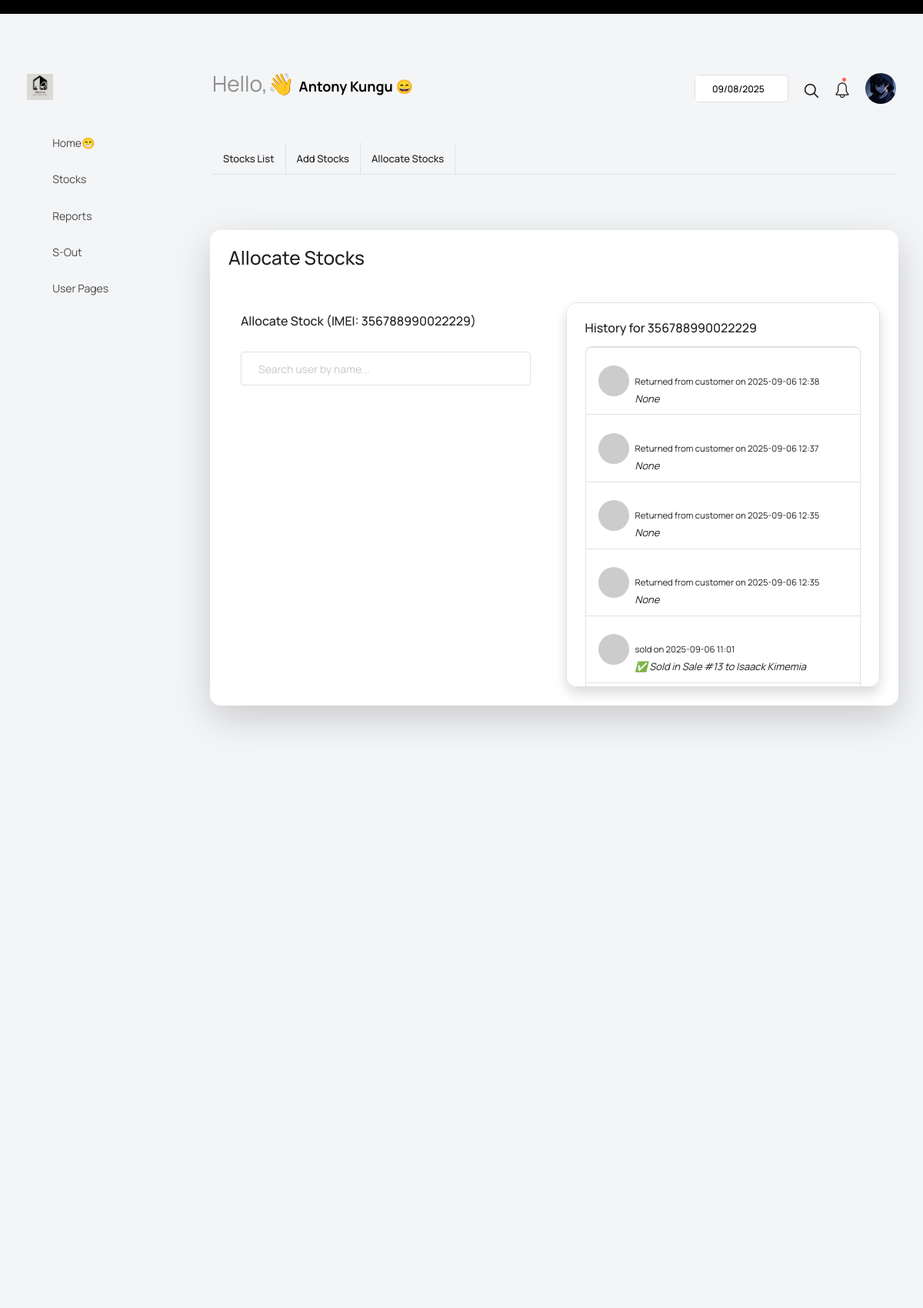
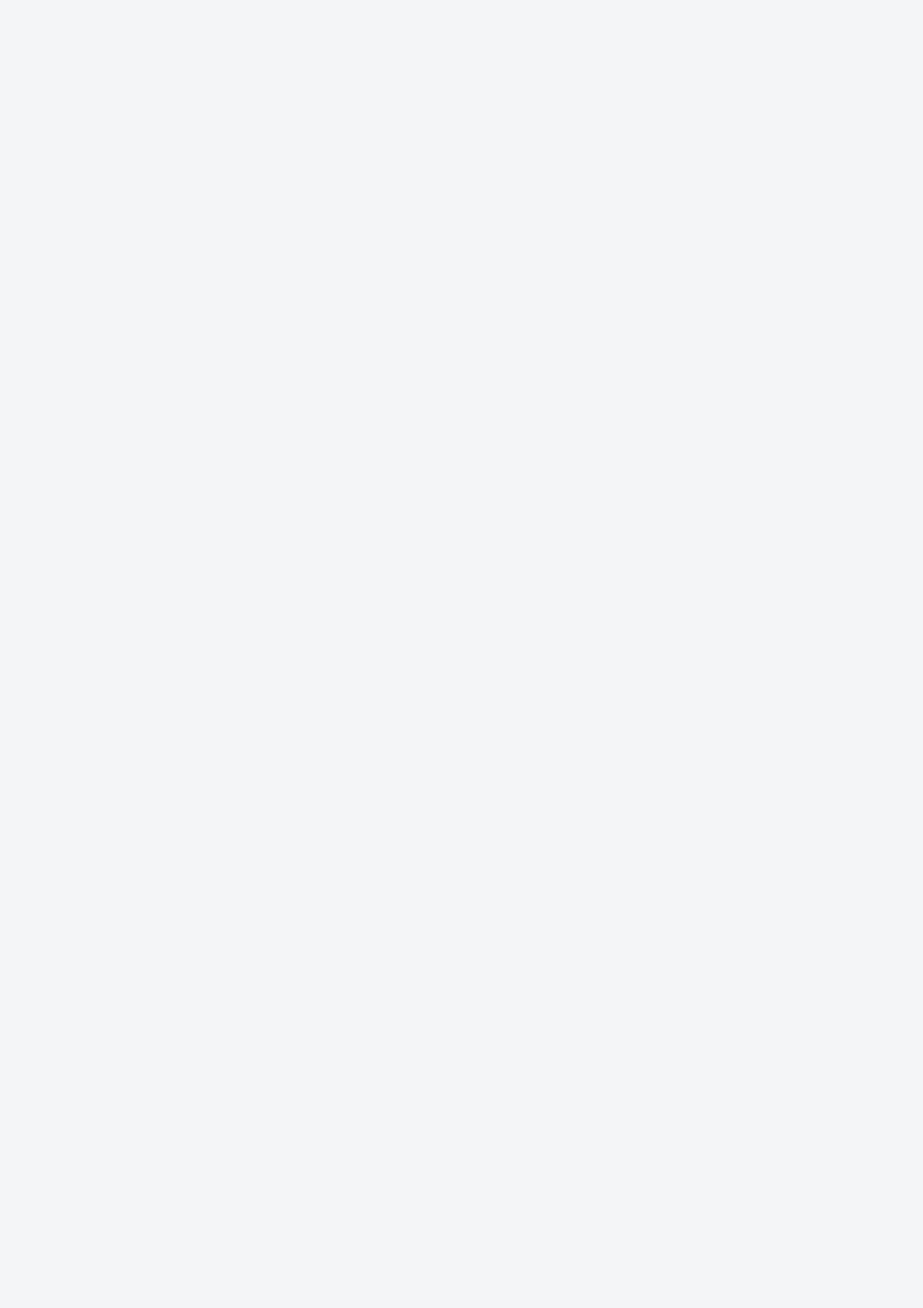
Screenshot of /allocate-stock/356788990022229/ (signed in, upper part) with the database file from the repository (2 pictures, top to bottom).
### manage_users/models.py (models this page shows, shortened)
class CustomUser(AbstractUser):
    ROLE_CHOICES = (
        ("manager", "Manager"),
        ("admin", "Admin"),
        ("sales", "sales"),
    )
    role = models.CharField(max_length=20, choices=ROLE_CHOICES, default="sales")
    is_activated = models.BooleanField(default=False)
    date_of_registration = models.DateTimeField(default=timezone.now)  # ✅ auto timestamp
    groups = models.ManyToManyField(
        Group,
        related_name="customuser_set",
        blank=True,
        help_text="The groups this user belongs to.",
    )
    user_permissions = models.ManyToManyField(
        Permission,
        related_name="customuser_set",
        blank=True,
        help_text="Specific permissions for this user.",
    )

class Profile(models.Model):
    GENDER_CHOICES = (
        ("male", "Male"),
        ("female", "Female"),
        ("---", "---"),
    )
    user = models.OneToOneField(settings.AUTH_USER_MODEL, on_delete=models.CASCADE, related_name="profile")
    full_name = models.CharField(max_length=200)
    phone_number = models.CharField(max_length=20, blank=True, null=True)
    date_of_birth = models.DateField(null=True, blank=True)
    national_id = models.CharField(max_length=50, unique=False, blank=True, null=True)
    date_of_joining = models.DateField(null=True, blank=True)
    gender = models.CharField(max_length=20, blank=True, null=True, choices=GENDER_CHOICES)
    region = models.CharField(max_length=100, blank=True, null=True)
    group = models.CharField(max_length=100, blank=True, null=True)
    id_document = models.FileField(upload_to="profile/ids/", blank=True, null=True)
    photo = models.ImageField(upload_to="profile/photos/", blank=True, null=True)

### sales_process/models.py (models this page shows, shortened)
class Stock(models.Model):
    STATUS_CHOICES = [
        ('in_stock', 'In Stock'),
        ('assigned', 'Assigned'),
        ('sold', 'Sold'),
        ('returned', 'Returned'),
    ]
    serial_number = models.CharField(max_length=100, unique=True)
    imei_number = models.CharField(max_length=100, unique=True, blank=True, null=True)
    product = models.ForeignKey(
        Product,
        on_delete=models.CASCADE,
        related_name="stocks"
    )
    stock_in_date = models.DateField(default=timezone.now)
    added_by = models.ForeignKey(
        settings.AUTH_USER_MODEL,
        on_delete=models.SET_NULL,
        null=True,
        related_name="stocks_added"
    )
    status = models.CharField(
        max_length=20,
        choices=STATUS_CHOICES,
        default='in_stock'
    )
    assigned_to = models.ForeignKey(
        settings.AUTH_USER_MODEL,
        on_delete=models.SET_NULL,
        null=True,
        blank=True,
        related_name="stocks_assigned"
    )
    allocated_by = models.ForeignKey(
        settings.AUTH_USER_MODEL,
        on_delete=models.SET_NULL,
        null=True,
        blank=True,
        related_name="stocks_allocated"
    )
    last_assigned_date = models.DateField(null=True, blank=True)
    date_since_stock_in = models.DateField(auto_now_add=True)

class StockHistory(models.Model):
    ACTION_CHOICES = [
        ('added', 'Added to stock'),
        ('assigned', 'Assigned to user'),
        ('returned', 'Returned to stock'),
        ('sold', 'Sold'),
        ('status_change', 'Status Change'),
    ]
    stock = models.ForeignKey(
        Stock,
        on_delete=models.CASCADE,
        related_name="history"
    )
    action = models.CharField(max_length=50, choices=ACTION_CHOICES)
    performed_by = models.ForeignKey(
        settings.AUTH_USER_MODEL,
        on_delete=models.SET_NULL,
        null=True,
        related_name="stock_history_actions"
    )
    transferred_from = models.ForeignKey(
        settings.AUTH_USER_MODEL, related_name="transferred_from_allocations",
        null=True, blank=True, on_delete=models.SET_NULL
    )
    transferred_to = models.ForeignKey(
        settings.AUTH_USER_MODEL, related_name="transferred_to_allocations",
        null=True, blank=True, on_delete=models.SET_NULL
    )
    performed_on = models.DateTimeField(auto_now_add=True)
    details = models.TextField(blank=True, null=True)

### sales_process/views.py (the view, shortened to what this page needs)
# urls.py: path('allocate-stock/<str:imei_number>/', allocate_stock, name='allocate-stock'),
@login_required
@csrf_exempt
@transaction.atomic
def allocate_stock(request, imei_number):
    stock = get_object_or_404(Stock, imei_number=imei_number)
    history = StockHistory.objects.filter(stock__imei_number=imei_number) \
                .select_related("stock__assigned_to__profile") \
                .order_by("-performed_on")
    users = User.objects.all()
    return render(request, "sales_process/allocate_stocks.html", {
        "stock": stock,
        "users": users,
        "history": history
    })

### sales_process/templates/sales_process/allocate_stocks.html (shortened to what this page needs)
{% extends 'configs/base.html' %}
{% load widget_tweaks %}
{% block mainContent %}
 <div class="content-wrapper">
            <div class="row">
              <div class="col-sm-12">
                <div class="home-tab">
                  <div class="d-sm-flex align-items-center justify-content-between border-bottom">
                    {% include 'sales_process/add_stocks_nav_links.html' %}
                  </div>
                  <div class="tab-content tab-content-basic">
                    <div class="tab-pane fade show active" id="create-user" role="tabpanel" aria-labelledby="overview">
                      <div class="row">
                           <div class="container mt-5">
  <div class="card shadow-lg p-4">
    <h3 class="mb-4">Allocate Stocks</h3>
<div class="row">
  <div class="col-md-6">
    <div class="card p-3">
      <h5 class="mb-3">Allocate Stock (IMEI: {{ stock.imei_number }})</h5>
       <div class="position-relative">
  <input type="text"
         class="form-control"
         placeholder="Search user by name..."
         hx-get="{% url 'search-users' stock.imei_number %}"
         hx-trigger="keyup changed delay:300ms"
         hx-target="#user-dropdown"
         hx-indicator=".htmx-indicator"
         name="query"
         >
</div>
    </div>
  </div>
  <div class="col-md-6">
    <div class="card p-3 border rounded-lg p-4 h-60 overflow-y-auto bg-white shadow" style="max-height: 500px;">
      <h5 class="mb-3">History for {{ stock.imei_number }}</h5>
      <ul class="list-group">
        {% for history in history %}
          <li class="list-group-item d-flex align-items-center">
            {% if history.transferred_to.profile.photo %}
              <img src="{{ history.transferred_to.profile.photo.url }}" class="rounded-circle me-2" width="40" height="40">
            {% else %}
              <img src="https://via.placeholder.com/40" class="rounded-circle me-2">
            {% endif %}
            <div>
              <strong>{{ history.transferred_to.profile.full_name }}</strong><br>
              <small>{{ history.action }} on {{ history.performed_on|date:"Y-m-d H:i" }}</small><br>
              <em>{{ history.details }}</em>
            </div>
          </li>
        {% empty %}
          <li class="list-group-item">No history found.</li>
        {% endfor %}
      </ul>
    </div>
  </div>
</div>
  </div>
</div>
                      </div>
                    </div>
                 </div>
                </div>
              </div>
            </div>
          </div>
{% endblock mainContent %}

### configs/templates/configs/base.html (shortened to what this page needs)
{% load static %}
<!DOCTYPE html>
<html lang="en">
  <head>
    <link rel="stylesheet" href="{% static 'assets/vendors/feather/feather.css' %}">
    <link rel="stylesheet" href="{% static 'assets/vendors/mdi/css/materialdesignicons.min.css' %}">
    <link rel="stylesheet" href="{% static 'assets/vendors/ti-icons/css/themify-icons.css' %}">
    <link rel="stylesheet" href="{% static 'assets/vendors/font-awesome/css/font-awesome.min.css' %}">
    <link rel="stylesheet" href="{% static 'assets/vendors/typicons/typicons.css' %}">
    <link rel="stylesheet" href="{% static 'assets/vendors/simple-line-icons/css/simple-line-icons.css' %}">
    <link rel="stylesheet" href="{% static 'assets/vendors/css/vendor.bundle.base.css' %}">
    <link rel="stylesheet" href="{% static 'assets/vendors/bootstrap-datepicker/bootstrap-datepicker.min.css' %}">
    <link rel="stylesheet" href="{% static 'assets/vendors/datatables.net-bs4/dataTables.bootstrap4.css' %}">
    <link rel="stylesheet" type="text/css" href="{% static 'assets/js/select.dataTables.min.css' %}">
    <link rel="stylesheet" href="{% static 'assets/css/style.css' %}">
  </head>
  <body class="htmx-transition with-welcome-text">
    <div class="container-scroller">
      <div class="row p-0 m-0 proBanner" id="proBanner">
        <div class="col-md-12 p-0 m-0">
          <div class="card-body card-body-padding px-3 d-flex align-items-center justify-content-between">
          </div>
        </div>
      </div>
      <nav class="navbar default-layout col-lg-12 col-12 p-0 fixed-top d-flex align-items-top flex-row">
        <div class="text-center navbar-brand-wrapper d-flex align-items-center justify-content-start">
          <div>
            <a class="navbar-brand brand-logo" href="index.html">
              <img src="{% static 'assets/images/logo.png' %}" alt="logo" />
            </a>
          </div>
        </div>
        <div class="navbar-menu-wrapper d-flex align-items-top">
          <ul class="navbar-nav">
            <li class="nav-item fw-semibold d-none d-lg-block ms-0">
              <h4 class="welcome-text">Hello,👋 <span class="text-black fw-bold" style="font-size: 18px">{{user.profile.full_name}} 😄</span></h4>
            </li>
          </ul>
          <ul class="navbar-nav ms-auto">
            <li class="nav-item d-none d-lg-block">
              <div id="datepicker-popup" class="input-group date datepicker navbar-date-picker">
                <input type="text" class="form-control">
              </div>
            </li>
            <li class="nav-item">
              <form class="search-form" action="#">
                <i class="icon-search"></i>
                <input type="search" class="form-control" placeholder="Search Here" title="Search here">
              </form>
            </li>
            <li class="nav-item dropdown">
              <a class="nav-link count-indicator" id="notificationDropdown" href="#" data-bs-toggle="dropdown">
                <i class="icon-bell"></i>
                <span class="count"></span>
              </a>
            </li>
            <li class="nav-item dropdown d-none d-lg-block user-dropdown">
              <a class="nav-link" id="UserDropdown" href="#" data-bs-toggle="dropdown" aria-expanded="false">
                <img class="img-xs rounded-circle" src="{{user.profile.photo.url}}" alt="Profile image" style="width: 40px; height: 40px"> </a>
            </li>
          </ul>
        </div>
      </nav>
      <div class="container-fluid page-body-wrapper">
        <nav class="sidebar sidebar-offcanvas" id="sidebar">
          <ul class="nav">
            <li class="nav-item" hx-boost="true">
              <a class="nav-link" href="{% url 'home' %}" hx-indicator="#newPageSpinner">
                <i class="mdi mdi-grid-large menu-icon"></i>
                <span class="menu-title">Home😁</span>
              </a>
            </li>
            <li class="nav-item">
              <a class="nav-link" data-bs-toggle="collapse" href="#form-elements" aria-expanded="false" aria-controls="form-elements">
                <i class="menu-icon mdi mdi-card-text-outline"></i>
                <span class="menu-title">Stocks</span>
                <i class="menu-arrow"></i>
              </a>
            </li>
            <li class="nav-item">
              <a class="nav-link" data-bs-toggle="collapse" href="#tables" aria-expanded="false" aria-controls="tables">
                <i class="menu-icon mdi mdi-table"></i>
                <span class="menu-title">Reports</span>
                <i class="menu-arrow"></i>
              </a>
            </li>
            <li class="nav-item">
              <a class="nav-link" data-bs-toggle="collapse" href="#icons" aria-expanded="false" aria-controls="icons">
                <i class="menu-icon mdi mdi-layers-outline"></i>
                <span class="menu-title">S-Out</span>
                <i class="menu-arrow"></i>
              </a>
            </li>
            <li class="nav-item">
              <a class="nav-link" data-bs-toggle="collapse" href="#auth" aria-expanded="false" aria-controls="auth">
                <i class="menu-icon mdi mdi-account-circle-outline"></i>
                <span class="menu-title">User Pages</span>
                <i class="menu-arrow"></i>
              </a>
            </li>
          </ul>
        </nav>
        <div class="main-panel"
   >
          {% block mainContent %}
          {% endblock mainContent %}
        </div>
      </div>
    </div>
  </body>
</html>

### configs/templates/configs/base.html (style rules this page uses)
body { opacity: 1; transition: opacity 200ms ease-in; }

### rows the page displays
CustomUser: profile.full_name "Antony Kungu", profile.photo (picture)
Stock: imei_number "356788990022229"
StockHistory: action "Returned from customer", performed_on "2025-09-06 12:38", details "None"
StockHistory: action "Returned from customer", performed_on "2025-09-06 12:37", details "None"
StockHistory: action "Returned from customer", performed_on "2025-09-06 12:35", details "None"
StockHistory: action "Returned from customer", performed_on "2025-09-06 12:35", details "None"
StockHistory: action "sold", performed_on "2025-09-06 11:01", details "✅ Sold in Sale #13 to Isaack Kimemia"
